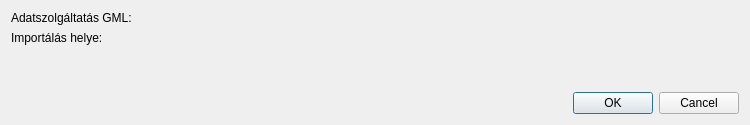
<?xml version="1.0" encoding="UTF-8"?>
<ui version="4.0">
 <class>GMLImportDialogBase</class>
 <widget class="QDialog" name="GMLImportDialogBase">
  <property name="geometry">
   <rect>
    <x>0</x>
    <y>0</y>
    <width>750</width>
    <height>125</height>
   </rect>
  </property>
  <property name="windowTitle">
   <string>GML import</string>
  </property>
  <layout class="QVBoxLayout" name="verticalLayout_5">
   <item>
    <layout class="QFormLayout" name="formLayout">
     <item row="0" column="1">
      <widget class="QgsFileWidget" name="import_gml_path" native="true">
       <property name="dialogTitle" stdset="0">
        <string>GML fájl kiválasztása</string>
       </property>
       <property name="filter" stdset="0">
        <string notr="true">*.gml</string>
       </property>
      </widget>
     </item>
     <item row="0" column="0">
      <widget class="QLabel" name="label">
       <property name="text">
        <string>Adatszolgáltatás GML:</string>
       </property>
      </widget>
     </item>
     <item row="1" column="1">
      <widget class="QgsFileWidget" name="import_gpkg_path">
       <property name="dialogTitle">
        <string>Importálás</string>
       </property>
       <property name="filter">
        <string notr="true">*.gpkg</string>
       </property>
       <property name="storageMode">
        <enum>QgsFileWidget::SaveFile</enum>
       </property>
      </widget>
     </item>
     <item row="1" column="0">
      <widget class="QLabel" name="label">
       <property name="text">
        <string>Importálás helye:</string>
       </property>
      </widget>
     </item>
    </layout>
   </item>
   <item>
    <layout class="QHBoxLayout" name="horizontalLayout_2">
     <item>
      <widget class="QDialogButtonBox" name="button_box">
       <property name="orientation">
        <enum>Qt::Horizontal</enum>
       </property>
       <property name="standardButtons">
        <set>QDialogButtonBox::Cancel|QDialogButtonBox::Ok</set>
       </property>
      </widget>
     </item>
    </layout>
   </item>
  </layout>
 </widget>
 <customwidgets>
  <customwidget>
   <class>QgsFileWidget</class>
   <extends>QWidget</extends>
   <header>qgsfilewidget.h</header>
  </customwidget>
 </customwidgets>
 <resources/>
 <connections>
  <connection>
   <sender>button_box</sender>
   <signal>accepted()</signal>
   <receiver>GMLImportDialogBase</receiver>
   <slot>accept()</slot>
   <hints>
    <hint type="sourcelabel">
     <x>20</x>
     <y>20</y>
    </hint>
    <hint type="destinationlabel">
     <x>20</x>
     <y>20</y>
    </hint>
   </hints>
  </connection>
  <connection>
   <sender>button_box</sender>
   <signal>rejected()</signal>
   <receiver>GMLImportDialogBase</receiver>
   <slot>reject()</slot>
   <hints>
    <hint type="sourcelabel">
     <x>20</x>
     <y>20</y>
    </hint>
    <hint type="destinationlabel">
     <x>20</x>
     <y>20</y>
    </hint>
   </hints>
  </connection>
 </connections>
</ui>
